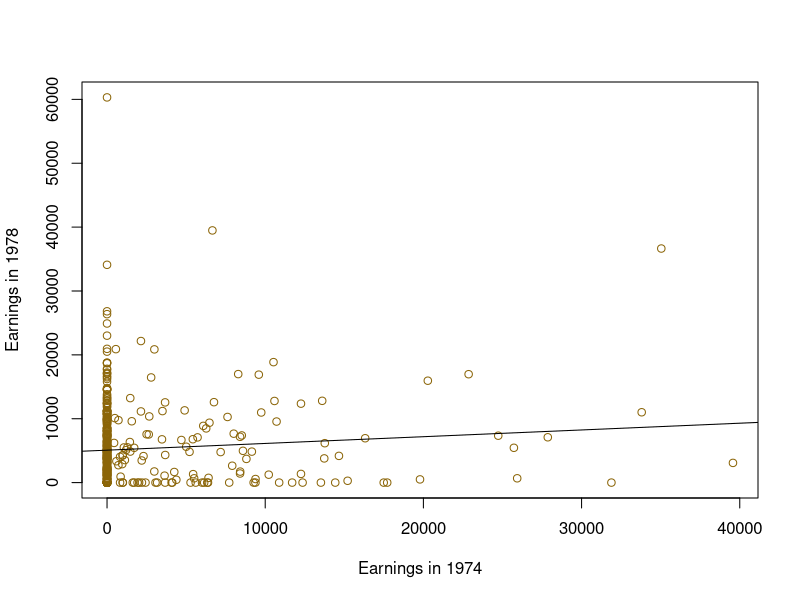

The R source for this figure:
## ---- chunk 1
library(Matching)
## ---- chunk 2
data(lalonde)
## ---- chunk 3
dim(lalonde)
## ---- chunk 4
names(lalonde)
## ---- chunk 5
length(unique(sapply(lalonde, class)))
## ---- chunk 6
max(lalonde['re74'])
## ---- chunk 7
min(lalonde['re74'])
## ---- chunk 8
sum(lalonde['re74'] == 0)
## ---- chunk 9
sum((lalonde['re74'] < 5000) | (lalonde['re74'] > 10000))
## ---- chunk 10
sum((lalonde['married'] == 1) & (lalonde['educ'] > 8))
## ---- chunk 11
quantile(lalonde$re78, 0.75) - quantile(lalonde$re78, 0.25)
## ---- chunk 12
plot(lalonde$re74, lalonde$re78, col = 'darkgoldenrod4', xlab = 'Earnings in 1974', ylab = 'Earnings in 1978')
abline(lm(lalonde$re78 ~ lalonde$re74))
## ---- chunk 13
function(column){if (is.numeric(column)) {return(median(column))} else return('Error')}
## ---- chunk 14
lm(formula = lalonde$re75 ~ lalonde$age)
## ---- chunk 15
lm(lalonde$re75 ~ lalonde$age + lalonde$educ)
